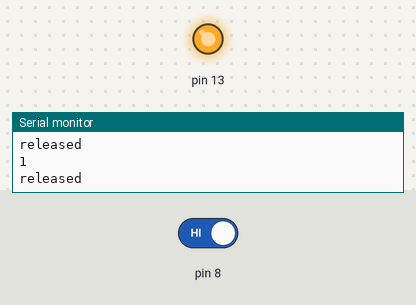
Recording of a sketch running on a simulated Arduino Uno, built with avr-gcc and run on an emulated ATmega328P. Parts: output pins drawn as LEDs (lit = HIGH), the last lines printed to the serial monitor. Inputs (shaded band) come from the test bench; at power-on: pin 8 HIGH.

Above: at 1.2 s.
1.3 s: pin 8 driven LOW
At 2.0 s:
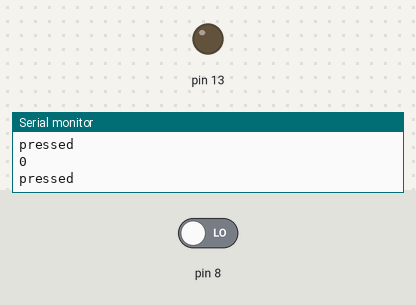
2.9 s: pin 8 driven HIGH
At 3.3 s:
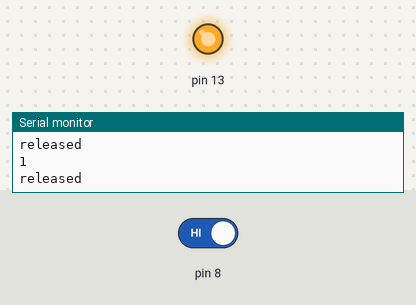
Timing chart, 0 to 5.9 s (numbered marks = the images above; inputs shaded):
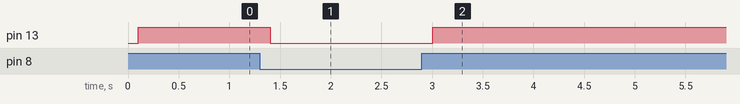

Measured:
- after the input at 1.3 s, pin 13: HIGH → LOW after 0.10 s
- after the input at 2.9 s, pin 13: LOW → HIGH after 0.11 s

The sketch:

push_button_digital.ino
```cpp
void setup() {
  pinMode(8, INPUT);
  pinMode(13, OUTPUT);
  Serial.begin(9600);
}

void loop() {
  int value = digitalRead(8);
  Serial.println(value);

  if (value == 0) {
    Serial.println("pressed");
  } else {
    Serial.println("released");
  }

  delay(100);
  digitalWrite(13, value);
}
```
